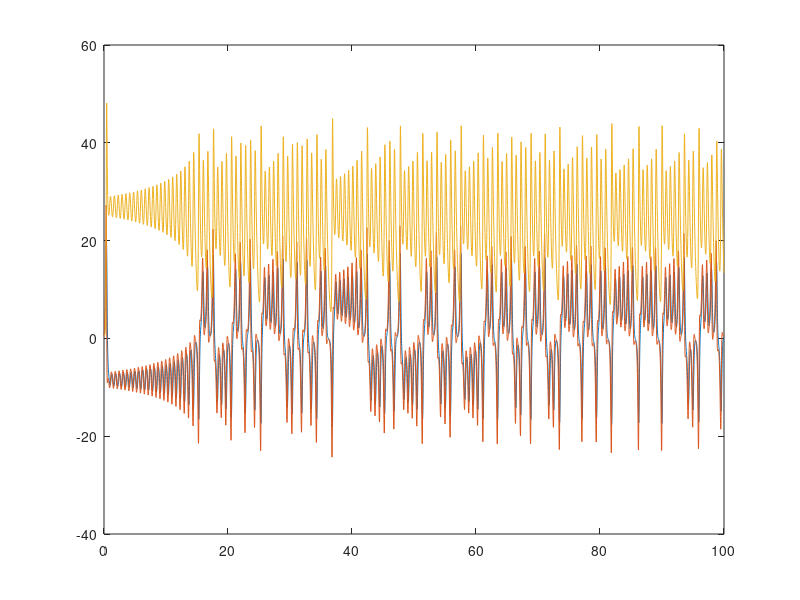

This figure's MATLAB source:
clearvars; close all; clc;

f = @(t,x) [10*(x(2)-x(1));
            x(1)*(28-x(3))-x(2);
            x(1)*x(2)-(8/3)*x(3)];

[t,X] = ode45(f,[0,100], rand(3,1))

x = X(:,1); %Take the first column of X

% for i=1:size(X,1) %Makes red dot trace line
%     plot3(X(:,1), X(:,2), X(:,3)) %Disregarding time now
%     hold on
%     plot3(X(i,1), X(i,2), X(i,3), 'or', "MarkerFaceColor", 'red')
%     hold off
% end

plot(t, X) %The x axis is the time and y is the values of x
            %If big X is there Blue X, Z is yellow, and Y is Red

%plot3(X(:,1), X(:,2), X(:,3)) %Disregarding time now